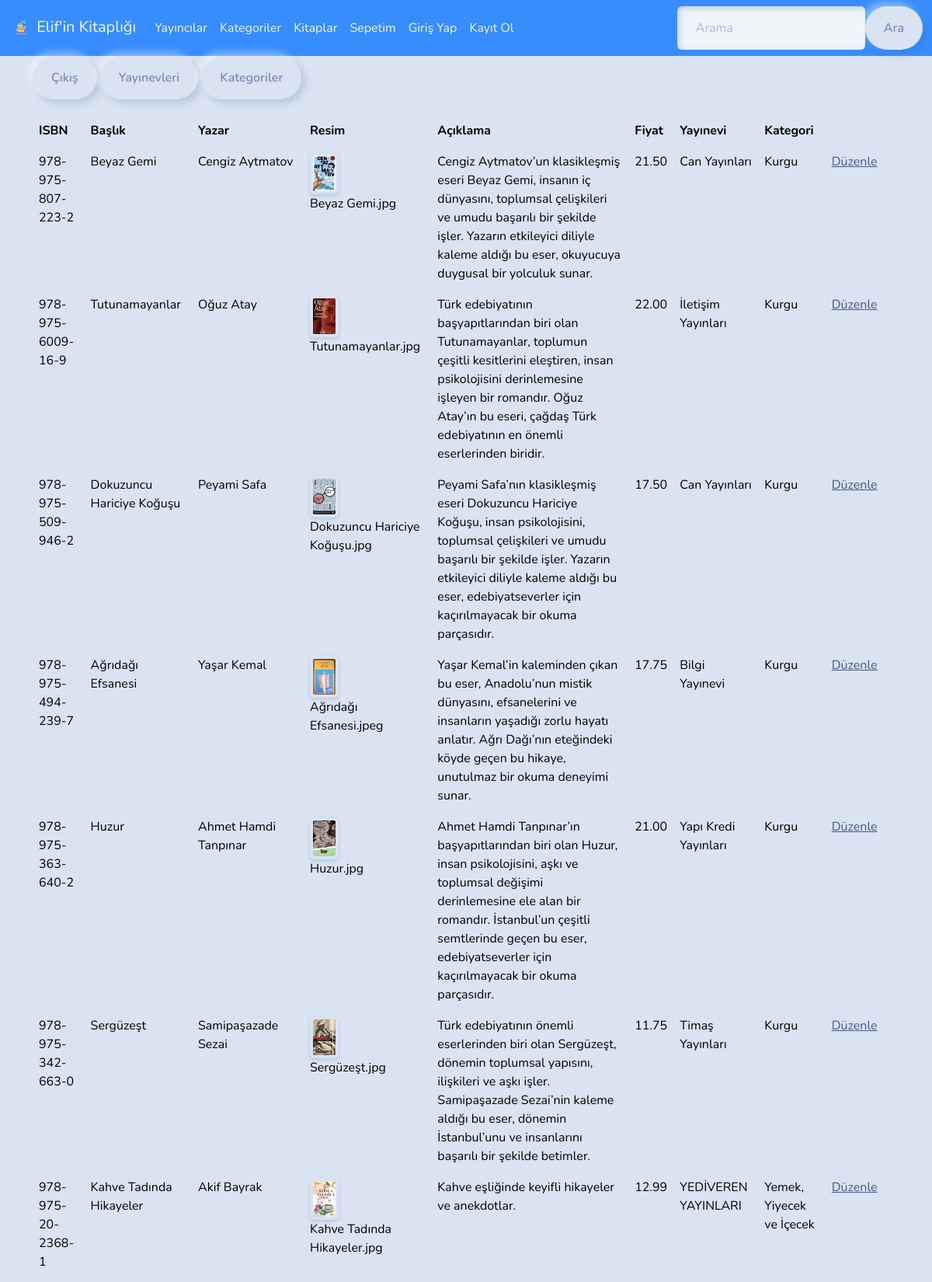
The page /admin_kitap.php (signed in, upper part) on the database its author committed.
### tables this page shows
CREATE TABLE `books` (
  `book_isbn` varchar(20) NOT NULL,
  `book_title` varchar(60) DEFAULT NULL,
  `book_author` varchar(60) DEFAULT NULL,
  `book_image` varchar(40) DEFAULT NULL,
  `book_descr` longtext DEFAULT NULL,
  `book_price` decimal(6,2) NOT NULL,
  `publisherid` int(10) UNSIGNED NOT NULL,
  `categoryid` int(10) DEFAULT NULL
);

CREATE TABLE `publisher` (
  `publisherid` int(10)   NOT NULL,
  `publisher_name` varchar(60) NOT NULL
);

CREATE TABLE `category` (
  `categoryid` int(10) NOT NULL,
  `category_name` varchar(60) NOT NULL
);

### fonksiyonlar/veritabanı_fonksiyonları.php (called while the page is built, shortened)
<?php
if (!function_exists("getPubName")) {
    function getPubName($conn, $pubid) {
        $query = "SELECT publisher_name FROM publisher WHERE publisherid = '$pubid'";
        $result = mysqli_query($conn, $query);
        $row = mysqli_fetch_assoc($result);
        return $row['publisher_name'];
    }
}
if (!function_exists("getCatName")) {
    function getCatName($conn, $catid) {
        $query = "SELECT category_name FROM category WHERE categoryid = '$catid'";
        $result = mysqli_query($conn, $query);
        $row = mysqli_fetch_assoc($result);
        return $row['category_name'];
    }
}
if (!function_exists("getAll")) {
    function getAll($conn) {
        $query = "SELECT * FROM books ORDER BY book_isbn DESC";
        $result = mysqli_query($conn, $query);
        return $result;
    }
}
?>

### admin_kitap.php (the view, shortened to what this page needs)
<?php
	require_once "./template/header.php";
	require_once "./fonksiyonlar/veritabanı_fonksiyonları.php";
	$conn = db_connect();
	$result = getAll($conn);
?>
	<div>
		<a href="admin_çıkıs.php" class="btn btn-danger">Çıkış</a>
		<a href="admin_yayıncı.php" class="btn btn-primary">Yayınevleri</a>
		<a href="admin_kategori.php" class="btn btn-primary">Kategoriler</a>
	</div>
	<table class="table" style="margin-top: 20px">
		<tr>
			<th>ISBN</th>
			<th>Başlık</th>
			<th>Yazar</th>
			<th>Resim</th>
			<th>Açıklama</th>
			<th>Fiyat</th>
			<th>Yayınevi</th>
			<th>Kategori</th>
			<th>&nbsp;</th>
			<th>&nbsp;</th>
		</tr>
		<?php while($row = mysqli_fetch_assoc($result)){ ?>
		<tr>
			<td><?php echo $row['book_isbn']; ?></td>
			<td><?php echo $row['book_title']; ?></td>
			<td><?php echo $row['book_author']; ?></td>
			<td>
				<div class="col-md-3 text-center">
					<img class="img-responsive img-thumbnail" src="./bootstrap/img/<?php echo $row['book_image']; ?>">
				</div>
				<?php echo $row['book_image']; ?>
			</td>
			<td><?php echo $row['book_descr']; ?></td>
			<td><?php echo $row['book_price']; ?></td>
			<td><?php echo getPubName($conn, $row['publisherid']); ?></td>
			<td><?php echo getCatName($conn, $row['categoryid']); ?></td>
			<?php
				if(isset($_SESSION['expert']) && $_SESSION['expert']){
					echo '<td><a href="admin_düzenle.php?bookisbn=' . $row['book_isbn'] . '">Düzenle</a></td>';
				}else if(isset($_SESSION['manager']) && $_SESSION['manager']){
					echo '<td><a href="admin_silme.php?bookisbn=' . $row['book_isbn'] . '">Sil</a></td>';
				}
			?>
		</tr>
		<?php } ?>
	</table>
<?php
	require_once "./template/footer.php";
?>

### rows shown on the page
books: book_isbn "978-975-807-223-2", book_title "Beyaz Gemi", book_author "Cengiz Aytmatov", book_image (picture), book_image "Beyaz Gemi.jpg", book_descr "Cengiz Aytmatov’un klasikleşmiş eseri Beyaz Gemi, insanın iç dünyasını, toplumsal çelişkileri ve umudu başarılı bir şekilde işler. Yazarın etkileyici diliyle kaleme aldığı bu eser, okuyucuya duygusal bir yolculuk sunar.", book_price "21.50", publisherid.publisher_name "Can Yayınları", categoryid.category_name "Kurgu"
books: book_isbn "978-975-6009-16-9", book_title "Tutunamayanlar", book_author "Oğuz Atay", book_image (picture), book_image "Tutunamayanlar.jpg", book_descr "Türk edebiyatının başyapıtlarından biri olan Tutunamayanlar, toplumun çeşitli kesitlerini eleştiren, insan psikolojisini derinlemesine işleyen bir romandır. Oğuz Atay’ın bu eseri, çağdaş Türk edebiyatının en önemli eserlerinden biridir.", book_price "22.00", publisherid.publisher_name "İletişim Yayınları", categoryid.category_name "Kurgu"
books: book_isbn "978-975-509-946-2", book_title "Dokuzuncu Hariciye Koğuşu", book_author "Peyami Safa", book_image (picture), book_image "Dokuzuncu Hariciye Koğuşu.jpg", book_descr "Peyami Safa’nın klasikleşmiş eseri Dokuzuncu Hariciye Koğuşu, insan psikolojisini, toplumsal çelişkileri ve umudu başarılı bir şekilde işler. Yazarın etkileyici diliyle kaleme aldığı bu eser, edebiyatseverler için kaçırılmayacak bir okuma parçasıdır.", book_price "17.50", publisherid.publisher_name "Can Yayınları", categoryid.category_name "Kurgu"
books: book_isbn "978-975-494-239-7", book_title "Ağrıdağı Efsanesi", book_author "Yaşar Kemal", book_image (picture), book_image "Ağrıdağı Efsanesi.jpeg", book_descr "Yaşar Kemal’in kaleminden çıkan bu eser, Anadolu’nun mistik dünyasını, efsanelerini ve insanların yaşadığı zorlu hayatı anlatır. Ağrı Dağı’nın eteğindeki köyde geçen bu hikaye, unutulmaz bir okuma deneyimi sunar.", book_price "17.75", publisherid.publisher_name "Bilgi Yayınevi", categoryid.category_name "Kurgu"
books: book_isbn "978-975-363-640-2", book_title "Huzur", book_author "Ahmet Hamdi Tanpınar", book_image (picture), book_image "Huzur.jpg", book_descr "Ahmet Hamdi Tanpınar’ın başyapıtlarından biri olan Huzur, insan psikolojisini, aşkı ve toplumsal değişimi derinlemesine ele alan bir romandır. İstanbul’un çeşitli semtlerinde geçen bu eser, edebiyatseverler için kaçırılmayacak bir okuma parçasıdır.", book_price "21.00", publisherid.publisher_name "Yapı Kredi Yayınları", categoryid.category_name "Kurgu"
books: book_isbn "978-975-342-663-0", book_title "Sergüzeşt", book_author "Samipaşazade Sezai", book_image (picture), book_image "Sergüzeşt.jpg", book_descr "Türk edebiyatının önemli eserlerinden biri olan Sergüzeşt, dönemin toplumsal yapısını, ilişkileri ve aşkı işler. Samipaşazade Sezai’nin kaleme aldığı bu eser, dönemin İstanbul’unu ve insanlarını başarılı bir şekilde betimler.", book_price "11.75", publisherid.publisher_name "Timaş Yayınları", categoryid.category_name "Kurgu"
books: book_isbn "978-975-20-2368-1", book_title "Kahve Tadında Hikayeler", book_author "Akif Bayrak", book_image (picture), book_image "Kahve Tadında Hikayeler.jpg", book_descr "Kahve eşliğinde keyifli hikayeler ve anekdotlar.", book_price "12.99", publisherid.publisher_name "YEDİVEREN YAYINLARI", categoryid.category_name "Yemek, Yiyecek ve İçecek"
